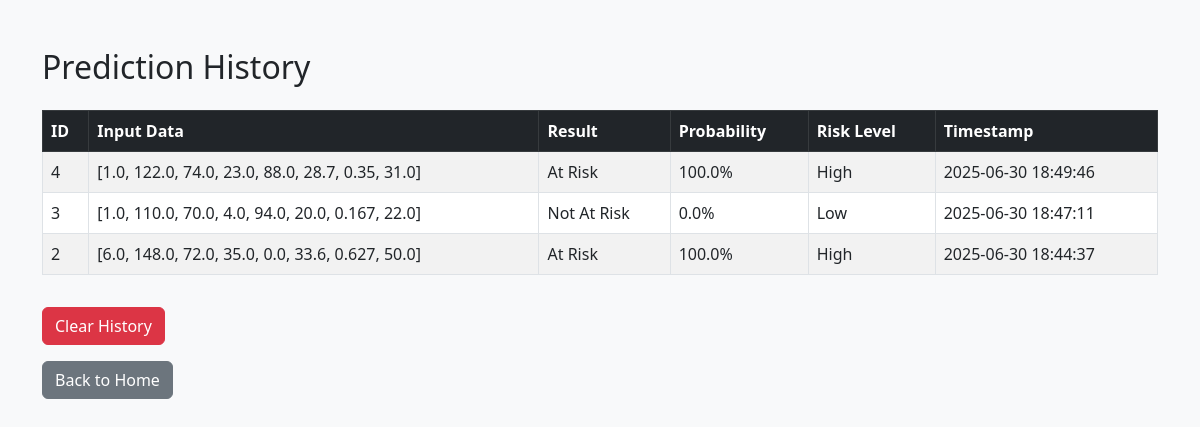
The app's page /history with its own data.
### tables this page shows
CREATE TABLE predictions (
            id INTEGER PRIMARY KEY AUTOINCREMENT,
            input_data TEXT NOT NULL,
            result TEXT NOT NULL,
            probability REAL NOT NULL,
            risk_band TEXT NOT NULL,
            timestamp DATETIME DEFAULT CURRENT_TIMESTAMP
        );

### app.py (the view)
@app.route('/history')
def history():
    predictions = get_all_predictions()
    return render_template('history.html', predictions=predictions)

### model/database.py (called while the page is built)
def get_all_predictions():
    conn = sqlite3.connect(DB_PATH)
    cursor = conn.cursor()
    cursor.execute('SELECT * FROM predictions ORDER BY timestamp DESC')
    rows = cursor.fetchall()
    conn.close()
    return rows

### templates/history.html (shortened to what this page needs)
<!DOCTYPE html>
<html lang="en">
<head>
  <link rel="stylesheet" href="https://cdn.jsdelivr.net/npm/bootstrap@5.3.0/dist/css/bootstrap.min.css">
</head>
<body class="bg-light">
  <div class="container mt-5">
    <h2 class="mb-4">Prediction History</h2>
    {% if predictions %}
      <table class="table table-bordered table-striped">
        <thead class="table-dark">
          <tr>
            <th>ID</th>
            <th>Input Data</th>
            <th>Result</th>
            <th>Probability</th>
            <th>Risk Level</th>
            <th>Timestamp</th>
          </tr>
        </thead>
        <tbody>
          {% for row in predictions %}
            <tr>
              <td>{{ row[0] }}</td>
              <td>{{ row[1] }}</td>
              <td>{{ row[2] }}</td>
              <td>{{ row[3] * 100 | round(2) }}%</td>
              <td>{{ row[4] }}</td>
              <td>{{ row[5] }}</td>
            </tr>
          {% endfor %}
        </tbody>
      </table>
    {% else %}
      <p>No predictions yet.</p>
    {% endif %}
    <form method="POST" action="{{ url_for('clear') }}">
      <button type="submit" class="btn btn-danger mt-3" onclick="return confirm('Are you sure you want to clear all history?')">Clear History</button>
    </form>
    <a href="{{ url_for('index') }}" class="btn btn-secondary mt-3">Back to Home</a>
  </div>
</body>
</html>

### records on screen
predictions: id "4", input_data "[1.0, 122.0, 74.0, 23.0, 88.0, 28.7, 0.35, 31.0]", result "At Risk", row[3]*100|round(2) "100.0", risk_band "High", timestamp "2025-06-30 18:49:46"
predictions: id "3", input_data "[1.0, 110.0, 70.0, 4.0, 94.0, 20.0, 0.167, 22.0]", result "Not At Risk", row[3]*100|round(2) "0.0", risk_band "Low", timestamp "2025-06-30 18:47:11"
predictions: id "2", input_data "[6.0, 148.0, 72.0, 35.0, 0.0, 33.6, 0.627, 50.0]", result "At Risk", row[3]*100|round(2) "100.0", risk_band "High", timestamp "2025-06-30 18:44:37"
